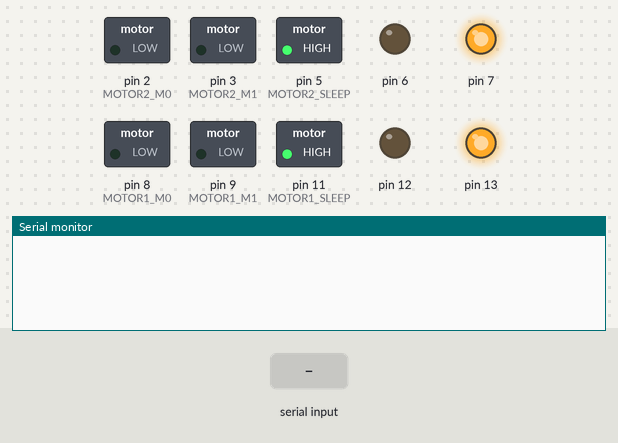
The sketch below on a simulated Arduino Uno, built with avr-gcc and run on an emulated ATmega328P. On the bench: switched loads named in the sketch (green lamp = pin HIGH), output pins drawn as LEDs (lit = HIGH), the last lines printed to the serial monitor. Inputs (shaded band) come from the test bench.

Above: at 1.2 s.
1.3 s: "T90\n" received over Serial
At 1.8 s:
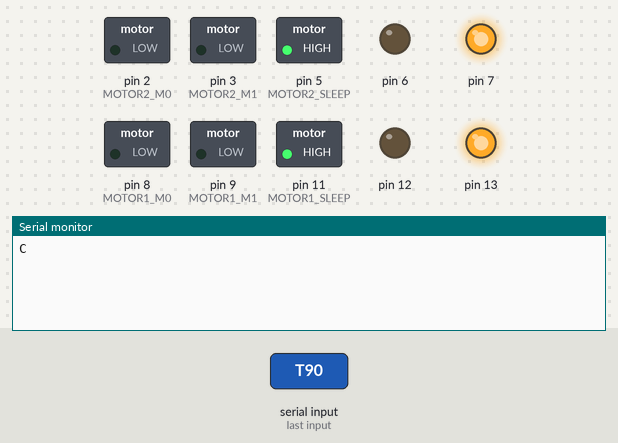
2.8 s: byte 71 ('G') received over Serial
At 3.8 s:
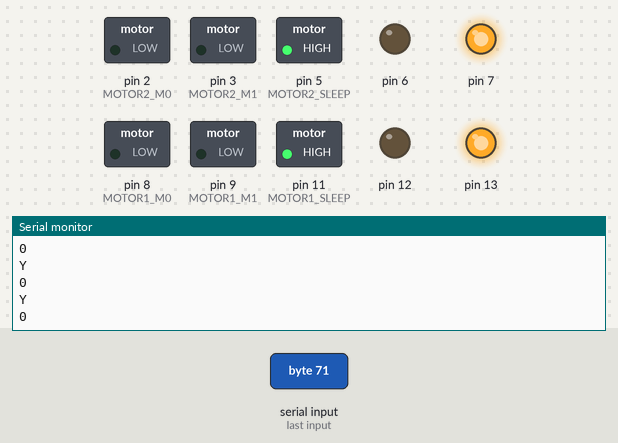
Timing chart, 0 to 5.8 s (numbered marks = the images above; inputs shaded):
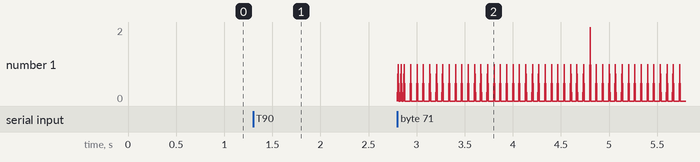

Measured:
- after the input at 1.3 s, the serial monitor: prints a new line at once (image 1)
- after the input at 2.8 s, the serial monitor: prints a new line at once (image 2)

The sketch:

arduino_motor.ino
```cpp
/*
Firmware code for the heart lung motion model (lead screw design).

This code works with the PyQt5 UI under the UI folder.
The UI allows the user to program the two bipolar stepper motors to move according to the selected waveform patterns.

It uses library 'AccelStepper' by Mike McCauley and library 'StepperDriver' by Laurentiu Badea.
Connection configuration from Arduino shield to motor lines: B2 - blue, B1 - red, A1 - black, A2 - green.

Author: Wendy Tan
Date: 11/24/2024
*/


// Arduino Code
#include <Arduino.h>
#include "AccelStepper.h"
#include "DRV8834.h"

// Pin definitions
// Motor 1
#define MOTOR_STEPS 200
#define MOTOR1_DIR 13
#define MOTOR1_STEP 12
#define MOTOR1_SLEEP 11
#define MOTOR1_M0 8
#define MOTOR1_M1 9

// Motor 2
#define MOTOR2_DIR 7
#define MOTOR2_STEP 6
#define MOTOR2_SLEEP 5
#define MOTOR2_M0 2
#define MOTOR2_M1 3

AccelStepper stepper1(AccelStepper::DRIVER, MOTOR1_STEP, MOTOR1_DIR);
AccelStepper stepper2(AccelStepper::DRIVER, MOTOR2_STEP, MOTOR2_DIR);
DRV8834 drv8834_1(MOTOR_STEPS, MOTOR1_DIR, MOTOR1_STEP, MOTOR1_SLEEP, MOTOR1_M0, MOTOR1_M1);
DRV8834 drv8834_2(MOTOR_STEPS, MOTOR2_DIR, MOTOR2_STEP, MOTOR2_SLEEP, MOTOR2_M0, MOTOR2_M1);

// Variables
String motorData = "";                    // String to store serial motor data
bool program = false;                     // Boolean for if Arduino should be programmed
bool motorMove = false;
bool calibrateMotor = false;
bool continuousMode = false;              // New variable for continuous mode
long motorSteps[128];                     // Array for motor instructions
int motorStepCount = 0;
int motorIndex = 0;
int stepMode = 1;

unsigned long startTime = 0;
unsigned long endTime = 0;
unsigned long acce = 20000;
unsigned long speedd = 200000;

void setup() {
    Serial.begin(9600);
    drv8834_1.begin();
    drv8834_1.enable();
    drv8834_1.setMicrostep(stepMode);
    pinMode(MOTOR1_SLEEP, OUTPUT);
    pinMode(MOTOR1_M0, OUTPUT);
    pinMode(MOTOR1_M1, OUTPUT);
    digitalWrite(MOTOR1_SLEEP, HIGH);
    digitalWrite(MOTOR1_M0, LOW);
    digitalWrite(MOTOR1_M1, LOW);

    // Motor 2 - drv8834
    drv8834_2.begin();
    drv8834_2.enable();
    drv8834_2.setMicrostep(stepMode);
    pinMode(MOTOR2_SLEEP, OUTPUT);
    pinMode(MOTOR2_M0, OUTPUT);
    pinMode(MOTOR2_M1, OUTPUT);
    digitalWrite(MOTOR2_SLEEP, HIGH);
    digitalWrite(MOTOR2_M0, LOW);
    digitalWrite(MOTOR2_M1, LOW);

    stepper1.setMaxSpeed(speedd);
    stepper2.setMaxSpeed(speedd);
}

void loop() {
    while (Serial.available() > 0) {
        char command = Serial.read();

        if (command == 'T'){
            Serial.write("C");
        }
        else if (command == 'P') {                             // Program message
            program = true;
            motorData = "";
        } else if (program) {
            if (command == 'V') {                         // End of the program message
                program = false;
                parseData(motorData);
                // Do not start moving yet, wait for 'G' or 'O' command
            } else {
                motorData += command;
            }
        } else if (command == 'G') {   // Start continuous movement
            continuousMode = true;
            motorMove = true;
            motorIndex = 0;
            moveMotors();
            motorIndex++;
            startTime = millis();
        } else if (command == 'O') {  // Start one-time movement
            continuousMode = false;
            motorMove = true;
            motorIndex = 0;
            moveMotors();
            motorIndex++;
            startTime = millis();
        } else if (command == 'U' || command == 'D') {  // Handle up/down commands
            String steps_str = Serial.readStringUntil('\n');
            long steps = steps_str.toInt();
            if (command == 'U') steps = -steps;
            calibrateMotor = true;
            stepper1.move(steps);
            stepper2.move(steps);
        } else if (command == 'X') {  // Stop motors
            stepper1.stop();
            stepper2.stop();
            motorMove = false;
            program = false;
            motorIndex = 0;
        }
    }

    if (motorMove){
        if (stepper1.distanceToGo() == 0 && stepper2.distanceToGo() == 0) {
            if (motorIndex < motorStepCount) {
                moveMotors();
                motorIndex++;
            } else {
                endTime = millis();
                Serial.println(endTime - startTime, DEC);
                Serial.println("Y");

                if (continuousMode) {
                    motorIndex = 0;  // Reset index and continue moving
                    startTime = millis();  // Reset start time
                    moveMotors();
                    motorIndex++;
                } else {
                    motorIndex = 0;
                    motorMove = false;
                }
            }
        }
        stepper1.run();
        stepper2.run();
    }

    if (calibrateMotor){
        if (stepper1.distanceToGo() == 0 && stepper2.distanceToGo() == 0) {
            calibrateMotor = false;
        }
        stepper1.run();
        stepper2.run();
    }
}

void moveMotors() {
    stepper1.move(motorSteps[motorIndex] * stepMode);
    stepper2.move(motorSteps[motorIndex] * stepMode);
}

void parseData(String data) {
    motorStepCount = 0;
    long acceleration = strtol(data.substring(0, 3).c_str(), NULL, 16) * 100;

    stepper1.setAcceleration(acceleration);
    stepper2.setAcceleration(acceleration);

    for (int i = 3; i < data.length(); i += 4) {
        char sign = data.charAt(i);
        long steps = strtol(data.substring(i + 1, i + 4).c_str(), NULL, 16);
        if (sign == '0') steps = -steps;
        motorSteps[motorStepCount++] = steps;
    }
}
```

DRV8834.cpp
```cpp
// (licence header left out)
#include "DRV8834.h"

/*
 * Basic connection: only DIR, STEP are connected.
 * Microstepping controls should be hardwired.
 */
DRV8834::DRV8834(short steps, short dir_pin, short step_pin)
:BasicStepperDriver(steps, dir_pin, step_pin)
{}

DRV8834::DRV8834(short steps, short dir_pin, short step_pin, short enable_pin)
:BasicStepperDriver(steps, dir_pin, step_pin, enable_pin)
{}

/*
 * Fully wired. All the necessary control pins for DRV8834 are connected.
 */
DRV8834::DRV8834(short steps, short dir_pin, short step_pin, short m0_pin, short m1_pin)
:BasicStepperDriver(steps, dir_pin, step_pin), m0_pin(m0_pin), m1_pin(m1_pin)
{}

DRV8834::DRV8834(short steps, short dir_pin, short step_pin, short enable_pin, short m0_pin, short m1_pin)
:BasicStepperDriver(steps, dir_pin, step_pin, enable_pin), m0_pin(m0_pin), m1_pin(m1_pin)
{}

/*
 * Set microstepping mode (1:divisor)
 * Allowed ranges for DRV8834 are 1:1 to 1:32
 * If the control pins are not connected, we recalculate the timing only
 *
 */
short DRV8834::setMicrostep(short microsteps){
    BasicStepperDriver::setMicrostep(microsteps);

    if (!IS_CONNECTED(m0_pin) || !IS_CONNECTED(m1_pin)){
        return this->microsteps;
    }

    /*
     * Step mode truth table
     * M1 M0    step mode
     *  0  0     1
     *  0  1     2
     *  0  Z     4
     *  1  0     8
     *  1  1    16
     *  1  Z    32
     *
     *  Z = high impedance mode (M0 is tri-state)
     */

    pinMode(m1_pin, OUTPUT);
    digitalWrite(m1_pin, (this->microsteps < 8) ? LOW : HIGH);

    switch(this->microsteps){
    case 1:
    case 8:
        pinMode(m0_pin, OUTPUT);
        digitalWrite(m0_pin, LOW);
        break;
    case 2:
    case 16:
        pinMode(m0_pin, OUTPUT);
        digitalWrite(m0_pin, HIGH);
        break;
    case 4:
    case 32:
        pinMode(m0_pin, INPUT); // Z - high impedance
        break;
    }
    return this->microsteps;
}

short DRV8834::getMaxMicrostep(){
    return DRV8834::MAX_MICROSTEP;
}
```

DRV8834.h
```cpp
// (licence header left out)
#ifndef DRV8834_H
#define DRV8834_H
#include <Arduino.h>
#include "BasicStepperDriver.h"

class DRV8834 : public BasicStepperDriver {
protected:
    short m0_pin = PIN_UNCONNECTED;
    short m1_pin = PIN_UNCONNECTED;
    // tWH(STEP) pulse duration, STEP high, min value (1.9us)
    static const int step_high_min = 2;
    // tWL(STEP) pulse duration, STEP low, min value (1.9us)
    static const int step_low_min = 2;
    // tWAKE wakeup time, nSLEEP inactive to STEP (1000us)
    static const int wakeup_time = 1000;
    // also 200ns between ENBL/DIR/Mx changes and STEP HIGH

    // Get max microsteps supported by the device
    short getMaxMicrostep() override;

private:
    // microstep range (1, 16, 32 etc)
    static const short MAX_MICROSTEP = 32;

public:
    /*
     * Basic connection: only DIR, STEP are connected.
     * Microstepping controls should be hardwired.
     */
    DRV8834(short steps, short dir_pin, short step_pin);
    DRV8834(short steps, short dir_pin, short step_pin, short enable_pin);
    /*
     * Fully wired. All the necessary control pins for DRV8834 are connected.
     */
    DRV8834(short steps, short dir_pin, short step_pin, short m0_pin, short m1_pin);
    DRV8834(short steps, short dir_pin, short step_pin, short enable_pin, short m0_pin, short m1_pin);
    short setMicrostep(short microsteps) override;
};
#endif // DRV8834_H
```

BasicStepperDriver.h
```cpp
// (licence header left out)
#ifndef STEPPER_DRIVER_BASE_H
#define STEPPER_DRIVER_BASE_H
#include <Arduino.h>

// used internally by the library to mark unconnected pins
#define PIN_UNCONNECTED -1
#define IS_CONNECTED(pin) (pin != PIN_UNCONNECTED)

/*
 * calculate the step pulse in microseconds for a given rpm value.
 * 60[s/min] * 1000000[us/s] / microsteps / steps / rpm
 */
#define STEP_PULSE(steps, microsteps, rpm) (60.0*1000000L/steps/microsteps/rpm)

// don't call yield if we have a wait shorter than this
#define MIN_YIELD_MICROS 50

/*
 * Basic Stepper Driver class.
 * Microstepping level should be externally controlled or hardwired.
 */
class BasicStepperDriver {
public:
    enum Mode {CONSTANT_SPEED, LINEAR_SPEED};
    enum State {STOPPED, ACCELERATING, CRUISING, DECELERATING};
    struct Profile {
        Mode mode = CONSTANT_SPEED;
        short accel = 1000;     // acceleration [steps/s^2]
        short decel = 1000;     // deceleration [steps/s^2]
    };
    static inline void delayMicros(unsigned long delay_us, unsigned long start_us = 0){
        if (delay_us){
            if (!start_us){
                start_us = micros();
            }
            if (delay_us > MIN_YIELD_MICROS){
                yield();
            }
            // See https://www.gammon.com.au/millis
            while (micros() - start_us < delay_us);
        }
    }

private:
    // calculation remainder to be fed into successive steps to increase accuracy (Atmel DOC8017)
    long rest;
    unsigned long last_action_end = 0;
    unsigned long next_action_interval = 0;

protected:
    /*
     * Motor Configuration
     */
    short motor_steps;           // motor steps per revolution (usually 200)

    /*
     * Driver Configuration
     */
    short dir_pin;
    short step_pin;
    short enable_pin = PIN_UNCONNECTED;
    short enable_active_state = HIGH;
    // Get max microsteps supported by the device
    virtual short getMaxMicrostep();
    // current microstep level (1,2,4,8,...), must be < getMaxMicrostep()
    short microsteps = 1;
    // tWH(STEP) pulse duration, STEP high, min value (us)
    static const int step_high_min = 1;
    // tWL(STEP) pulse duration, STEP low, min value (us)
    static const int step_low_min = 1;
    // tWAKE wakeup time, nSLEEP inactive to STEP (us)
    static const int wakeup_time = 0;

    float rpm = 0;

    /*
     * Movement state
     */
    struct Profile profile;

    long step_count;        // current position
    long steps_remaining;   // to complete the current move (absolute value)
    long steps_to_cruise;   // steps to reach cruising (max) rpm
    long steps_to_brake;    // steps needed to come to a full stop
    long step_pulse;        // step pulse duration (microseconds)
    long cruise_step_pulse; // step pulse duration for constant speed section (max rpm)

    // DIR pin state
    short dir_state;

    void calcStepPulse(void);

    // this is internal because one can call the start methods while CRUISING to get here
    void alterMove(long steps);

private:
    // microstep range (1, 16, 32 etc)
    static const short MAX_MICROSTEP = 128;

public:
    /*
     * Basic connection: DIR, STEP are connected.
     */
    BasicStepperDriver(short steps, short dir_pin, short step_pin);
    BasicStepperDriver(short steps, short dir_pin, short step_pin, short enable_pin);
    /*
     * Initialize pins, calculate timings etc
     */
    void begin(float rpm=60, short microsteps=1);
    /*
     * Set current microstep level, 1=full speed, 32=fine microstepping
     * Returns new level or previous level if value out of range
     */
    virtual short setMicrostep(short microsteps);
    short getMicrostep(void){
        return microsteps;
    }
    short getSteps(void){
        return motor_steps;
    }
    /*
     * Set target motor RPM (1-200 is a reasonable range)
     */
    void setRPM(float rpm);
    float getRPM(void){
        return rpm;
    };
    float getCurrentRPM(void){
        return (60.0*1000000L / step_pulse / microsteps / motor_steps);
    }
    /*
     * Set speed profile - CONSTANT_SPEED, LINEAR_SPEED (accelerated)
     * accel and decel are given in [full steps/s^2]
     */
    void setSpeedProfile(Mode mode, short accel=1000, short decel=1000);
    void setSpeedProfile(struct Profile profile);
    struct Profile getSpeedProfile(void){
        return profile;
    }
    short getAcceleration(void){
        return profile.accel;
    }
    short getDeceleration(void){
        return profile.decel;
    }
    /*
     * Move the motor a given number of steps.
     * positive to move forward, negative to reverse
     */
    void move(long steps);
    /*
     * Rotate the motor a given number of degrees (1-360)
     */
    void rotate(long deg);
    inline void rotate(int deg){
        rotate((long)deg);
    };
    /*
     * Rotate using a float or double for increased movement precision.
     */
    void rotate(double deg);
    /*
     * Configure which logic state on ENABLE pin means active
     * when using SLEEP (default) this is active HIGH
     */
    void setEnableActiveState(short state);
    /*
     * Turn off/on motor to allow the motor to be moved by hand/hold the position in place
     */
    virtual void enable(void);
    virtual void disable(void);
    /*
     * Methods for non-blocking mode.
     * They use more code but allow doing other operations between impulses.
     * The flow has two parts - start/initiate followed by looping with nextAction.
     * See NonBlocking example.
     */
    /*
     * Initiate a move over known distance (calculate and save the parameters)
     * Pick just one based on move type and distance type.
     * If time (microseconds) is given, the driver will attempt to execute the move in exactly that time
     * by altering rpm for this move only (up to preset rpm).
     */
    void startMove(long steps, long time=0);
    inline void startRotate(int deg){
        startRotate((long)deg);
    };
    void startRotate(long deg);
    void startRotate(double deg);
    /*
     * Toggle step at the right time and return time until next change is needed (micros)
     */
    long nextAction(void);
    /*
     * Optionally, call this to begin braking (and then stop) early
     * For constant speed, this is the same as stop()
     */
    void startBrake(void);
    /*
     * Immediate stop
     * Returns the number of steps remaining.
     */
    long stop(void);
    /*
     * State querying
     */
    enum State getCurrentState(void);
    /*
     * Get the number of completed steps so far.
     * This is always a positive number
     */
    long getStepsCompleted(void){
        return step_count;
    }
    /*
     * Get the number of steps remaining to complete the move
     * This is always a positive number
     */
    long getStepsRemaining(void){
        return steps_remaining;
    }
    /*
     * Get movement direction: forward +1, back -1
     */
    int getDirection(void){
        return (dir_state == HIGH) ? 1 : -1;
    }
    /*
     * Return calculated time to complete the given move
     */
    long getTimeForMove(long steps);
    /*
     * Calculate steps needed to rotate requested angle, given in degrees
     */
    long calcStepsForRotation(long deg){
        return deg * motor_steps * (long)microsteps / 360;
    }
    long calcStepsForRotation(double deg){
        return deg * motor_steps * microsteps / 360;
    }
};
#endif // STEPPER_DRIVER_BASE_H
```

Source omitted: BasicStepperDriver.cpp (11413 bytes)
